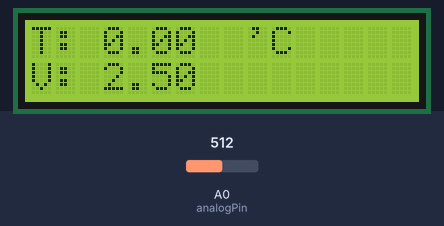
The sketch below on a simulated Arduino Uno, built with avr-gcc and run on an emulated ATmega328P. Shown: 16×2 character LCD. The test bench sets the inputs (shaded band); at power-on: A0 (analogPin) = 512. What the sketch prints to the serial monitor is not drawn.

Above: at 1.2 s.
1.3 s: A0 (analogPin) set to 716
At 3.8 s:
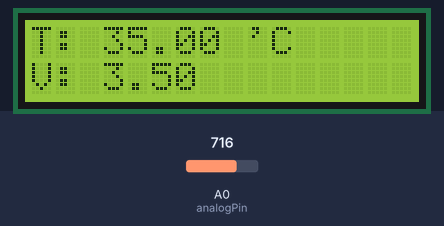
4.1 s: A0 (analogPin) set to 900
At 6.7 s:
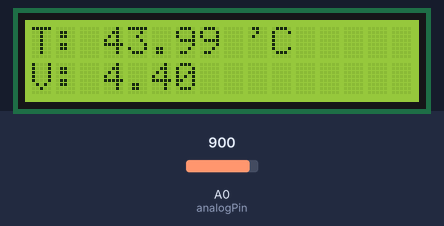
7.1 s: A0 (analogPin) set to 1023
At 9.4 s:
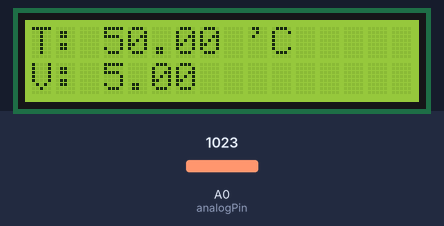
Timing chart, 0 to 10.9 s (numbered marks = the images above; inputs shaded):
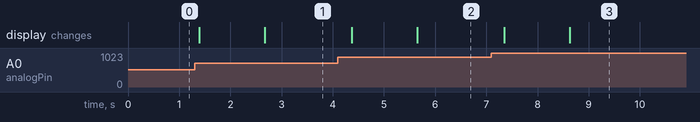

The sketch:

Actividad_2_2_3.ino
```cpp
#include <Wire.h>
#include <LiquidCrystal_I2C.h>


LiquidCrystal_I2C lcd(0x27,16,2);
int analogPin = A0;
float temp = 0;
float volt = 0;
int adc=0;
const int numLect  = 7;
float Lect [numLect];
float LecO [numLect];
int i  = 0;
float total  = 0;
float media = 0;

float sort_desc(const void *cmp1, const void *cmp2)
{
  float a = *((float *)cmp1);
  float b = *((float *)cmp2);
  return a > b ? -1 : (a < b ? 1 : 0);
}

void setup() {
  Serial.begin(9600);
  lcd.init();
  lcd.backlight();
  lcd.clear();
  lcd.setCursor(1, 0);
  lcd.print("Tecnologico de");
  lcd.setCursor(3, 1);
  lcd.print("Monterrey");
  Serial.println("Voltaje Temperatura Temperatura_Media Temperatura_Mediana");

}

void loop() {
  lcd.clear();
  lcd.setCursor(0,0);
  lcd.print("T: ");
  lcd.setCursor(3,0);
  adc = analogRead(analogPin);
  volt = adc*(5.000/1023.000);
  temp = volt*10;
  total = total - Lect[i];
  Lect[i] = temp;
  total = total + Lect[i];
  i += 1;
  if (i >= numLect) {
    i = 0;
  }
  media = total / numLect;
  //lcd.print(media);
  for (int i = 0; i < numLect; i++) {
    LecO[i] = Lect[i];
  }
  qsort(LecO, numLect, sizeof(LecO[0]), sort_desc);
  lcd.print(LecO[(numLect-1)/2]);
  lcd.setCursor(9,0);
  lcd.print("'C");
  lcd.setCursor(0,1);
  lcd.print("V: ");
  lcd.setCursor(3,1);
  lcd.print(volt);
  Serial.print(volt);
  Serial.print(',');
  Serial.print(temp);
  Serial.print(',');
  Serial.print(media);
  Serial.print(',');
  Serial.println(LecO[(numLect-1)/2]);
  delay(400);
}
```

Measured:
- after the input at 1.3 s, the display: first changes after 0.09 s (image 1 shows a later state)
- after the input at 4.1 s, the display: first changes after 0.27 s (image 2 shows a later state)
- after the input at 7.1 s, the display: first changes after 0.25 s (image 3 shows a later state)
